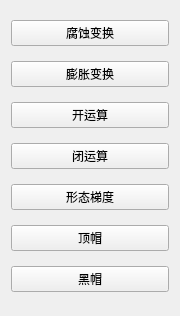
      <widget class="QWidget" name="page_3">
       <property name="geometry">
        <rect>
         <x>0</x>
         <y>0</y>
         <width>180</width>
         <height>316</height>
        </rect>
       </property>
       <attribute name="label">
        <string>形态变换</string>
       </attribute>
       <layout class="QVBoxLayout" name="verticalLayout_4">
        <item>
         <widget class="QPushButton" name="btnErode">
          <property name="text">
           <string>腐蚀变换</string>
          </property>
         </widget>
        </item>
        <item>
         <widget class="QPushButton" name="btnDilate">
          <property name="text">
           <string>膨胀变换</string>
          </property>
         </widget>
        </item>
        <item>
         <widget class="QPushButton" name="btnOpening">
          <property name="text">
           <string>开运算</string>
          </property>
         </widget>
        </item>
        <item>
         <widget class="QPushButton" name="btnClosing">
          <property name="text">
           <string>闭运算</string>
          </property>
         </widget>
        </item>
        <item>
         <widget class="QPushButton" name="btnMG">
          <property name="text">
           <string>形态梯度</string>
          </property>
         </widget>
        </item>
        <item>
         <widget class="QPushButton" name="btnTopHat">
          <property name="text">
           <string>顶帽</string>
          </property>
         </widget>
        </item>
        <item>
         <widget class="QPushButton" name="btnBlackHat">
          <property name="text">
           <string>黑帽</string>
          </property>
         </widget>
        </item>
       </layout>
      </widget>
